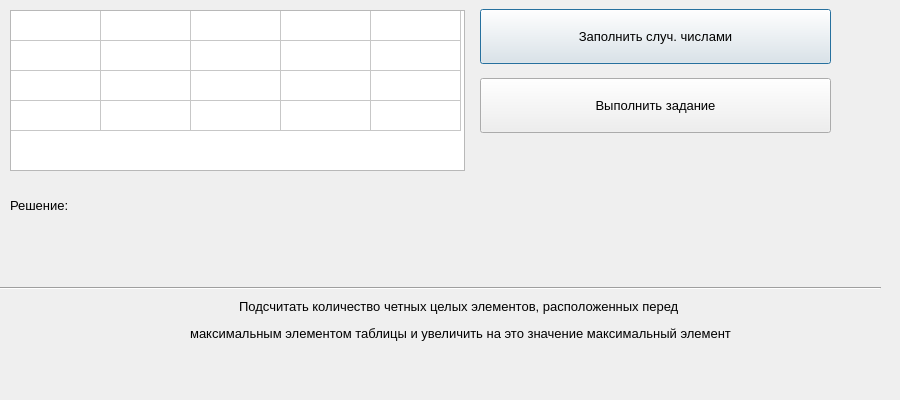
<?xml version="1.0" encoding="UTF-8"?>
<ui version="4.0">
 <class>Dialog</class>
 <widget class="QDialog" name="Dialog">
  <property name="geometry">
   <rect>
    <x>0</x>
    <y>0</y>
    <width>900</width>
    <height>400</height>
   </rect>
  </property>
  <property name="minimumSize">
   <size>
    <width>900</width>
    <height>400</height>
   </size>
  </property>
  <property name="maximumSize">
   <size>
    <width>900</width>
    <height>400</height>
   </size>
  </property>
  <property name="windowTitle">
   <string>Dialog</string>
  </property>
  <widget class="QTableWidget" name="tableWidget">
   <property name="enabled">
    <bool>true</bool>
   </property>
   <property name="geometry">
    <rect>
     <x>10</x>
     <y>10</y>
     <width>455</width>
     <height>161</height>
    </rect>
   </property>
   <property name="minimumSize">
    <size>
     <width>441</width>
     <height>0</height>
    </size>
   </property>
   <property name="maximumSize">
    <size>
     <width>455</width>
     <height>220</height>
    </size>
   </property>
   <property name="font">
    <font>
     <pointsize>10</pointsize>
    </font>
   </property>
   <property name="rowCount">
    <number>4</number>
   </property>
   <attribute name="horizontalHeaderVisible">
    <bool>false</bool>
   </attribute>
   <attribute name="horizontalHeaderCascadingSectionResizes">
    <bool>false</bool>
   </attribute>
   <attribute name="horizontalHeaderDefaultSectionSize">
    <number>90</number>
   </attribute>
   <attribute name="horizontalHeaderMinimumSectionSize">
    <number>55</number>
   </attribute>
   <attribute name="verticalHeaderVisible">
    <bool>false</bool>
   </attribute>
   <attribute name="verticalHeaderHighlightSections">
    <bool>false</bool>
   </attribute>
   <row>
    <property name="text">
     <string/>
    </property>
   </row>
   <row>
    <property name="text">
     <string/>
    </property>
   </row>
   <row>
    <property name="text">
     <string/>
    </property>
   </row>
   <row>
    <property name="text">
     <string/>
    </property>
   </row>
   <column>
    <property name="text">
     <string>C1</string>
    </property>
   </column>
   <column>
    <property name="text">
     <string>C2</string>
    </property>
   </column>
   <column>
    <property name="text">
     <string>C3</string>
    </property>
   </column>
   <column>
    <property name="text">
     <string>C4</string>
    </property>
   </column>
   <column>
    <property name="text">
     <string>C5</string>
    </property>
   </column>
  </widget>
  <widget class="QPushButton" name="btn_random_number">
   <property name="geometry">
    <rect>
     <x>480</x>
     <y>9</y>
     <width>351</width>
     <height>55</height>
    </rect>
   </property>
   <property name="font">
    <font>
     <family>Segoe UI</family>
     <pointsize>10</pointsize>
    </font>
   </property>
   <property name="text">
    <string>Заполнить случ. числами</string>
   </property>
  </widget>
  <widget class="QPushButton" name="btn_solve">
   <property name="geometry">
    <rect>
     <x>480</x>
     <y>78</y>
     <width>351</width>
     <height>55</height>
    </rect>
   </property>
   <property name="font">
    <font>
     <family>Segoe UI</family>
     <pointsize>10</pointsize>
    </font>
   </property>
   <property name="text">
    <string>Выполнить задание</string>
   </property>
  </widget>
  <widget class="QLabel" name="label_max">
   <property name="geometry">
    <rect>
     <x>10</x>
     <y>180</y>
     <width>491</width>
     <height>51</height>
    </rect>
   </property>
   <property name="font">
    <font>
     <family>Segoe UI</family>
     <pointsize>10</pointsize>
    </font>
   </property>
   <property name="text">
    <string>&lt;html&gt;&lt;head/&gt;&lt;body&gt;&lt;p&gt;Решение:&lt;/p&gt;&lt;/body&gt;&lt;/html&gt;</string>
   </property>
  </widget>
  <widget class="QLabel" name="label_task_1">
   <property name="geometry">
    <rect>
     <x>50</x>
     <y>290</y>
     <width>821</width>
     <height>61</height>
    </rect>
   </property>
   <property name="font">
    <font>
     <family>Segoe UI</family>
     <pointsize>10</pointsize>
    </font>
   </property>
   <property name="text">
    <string>&lt;html&gt;&lt;head/&gt;&lt;body&gt;&lt;p align=&quot;center&quot;&gt;Подсчитать количество четных целых элементов, расположенных перед &lt;/p&gt;&lt;p align=&quot;center&quot;&gt;максимальным элементом таблицы и увеличить на это значение максимальный элемент&lt;/p&gt;&lt;/body&gt;&lt;/html&gt;</string>
   </property>
  </widget>
  <widget class="QLabel" name="label_error">
   <property name="geometry">
    <rect>
     <x>500</x>
     <y>150</y>
     <width>321</width>
     <height>41</height>
    </rect>
   </property>
   <property name="font">
    <font>
     <family>Segoe UI</family>
     <pointsize>13</pointsize>
     <weight>50</weight>
     <bold>false</bold>
    </font>
   </property>
   <property name="styleSheet">
    <string notr="true">color: rgb(170, 0, 0);</string>
   </property>
   <property name="text">
    <string/>
   </property>
  </widget>
  <widget class="Line" name="line">
   <property name="geometry">
    <rect>
     <x>0</x>
     <y>280</y>
     <width>881</width>
     <height>16</height>
    </rect>
   </property>
   <property name="orientation">
    <enum>Qt::Horizontal</enum>
   </property>
  </widget>
 </widget>
 <resources/>
 <connections/>
</ui>
